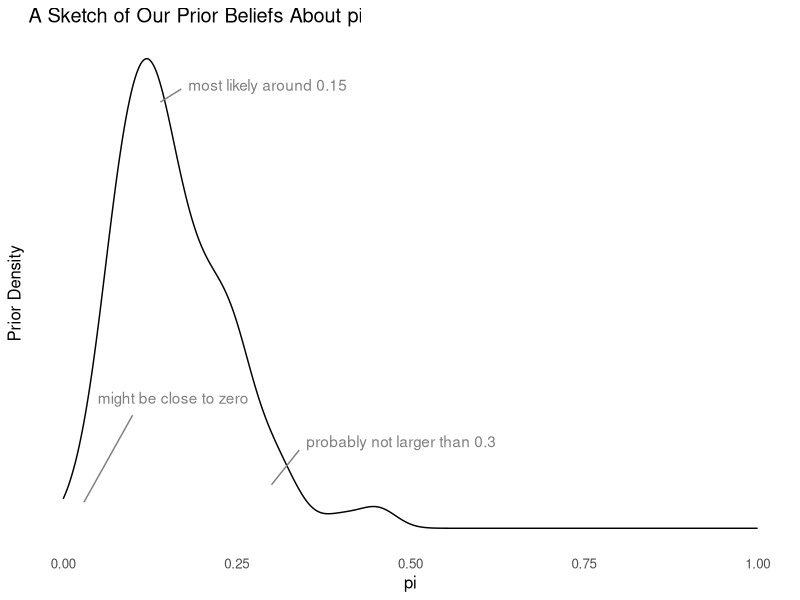
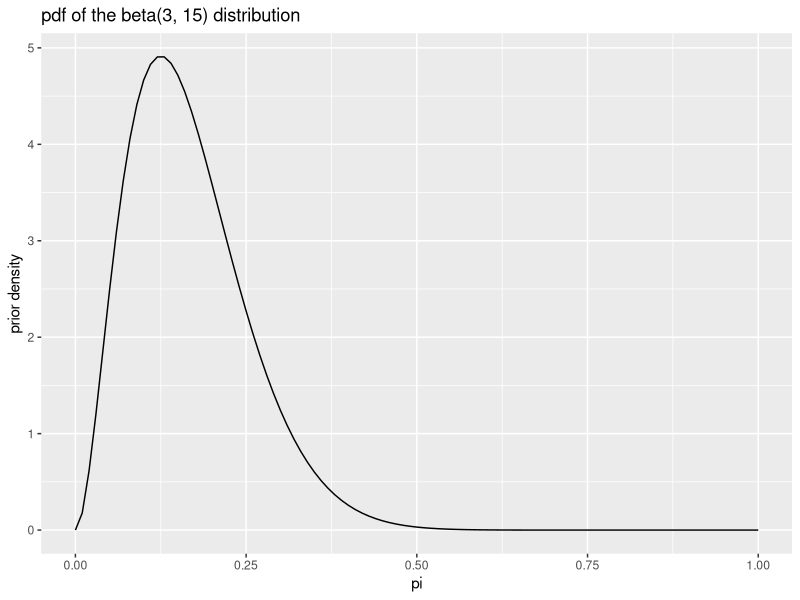
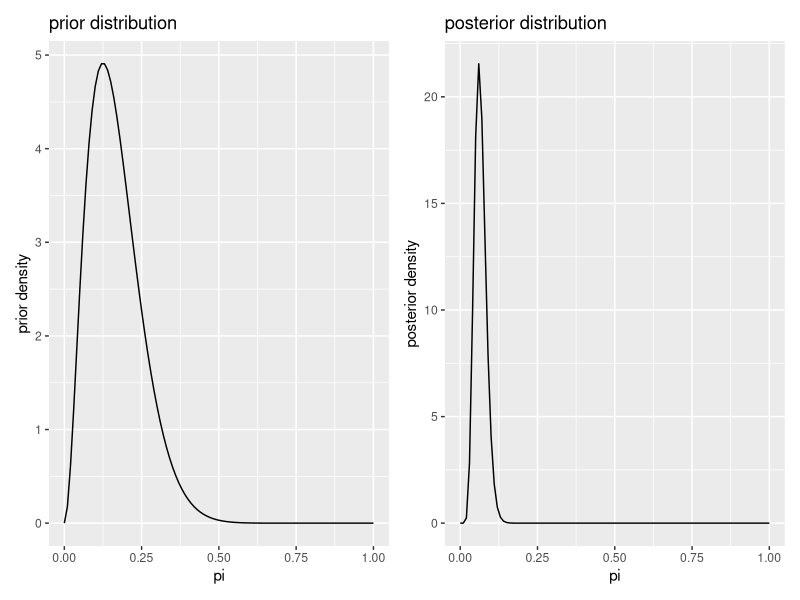
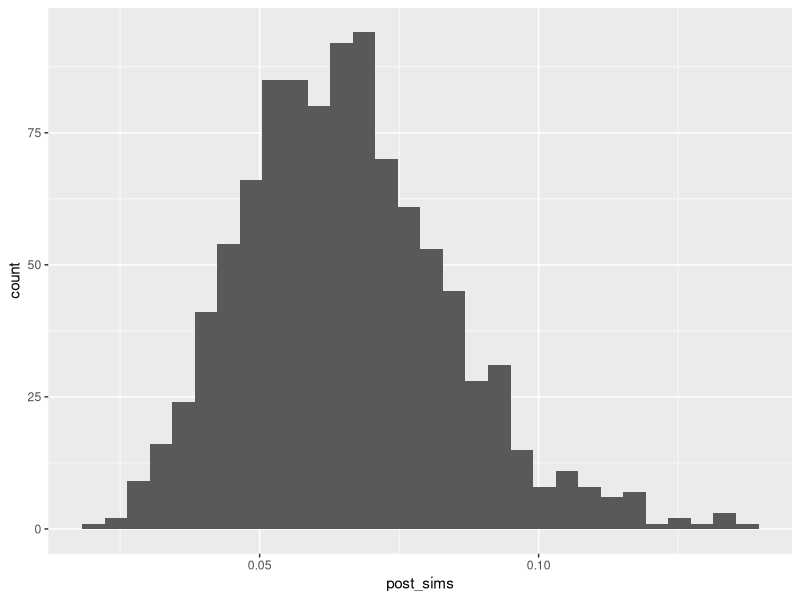
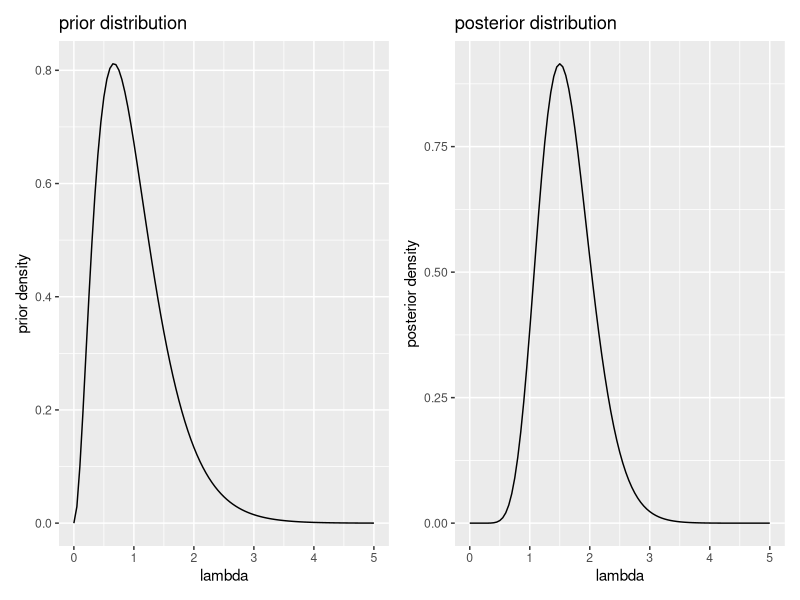

The R script that drew these images, in order:
## ---- chunk 1
library(tidyverse)
#library(xkcd)
#library(extrafont)
#loadfonts()

set.seed(1234)
a <- 3

b <- 15
s <- rbeta(200, a, b)
gg_data <- tibble(s)
ggplot(gg_data, aes(x = s)) + 
  geom_density() + 
  theme_minimal() + 
  scale_x_continuous(limits = c(0, 1)) +
  annotate(geom = "text", x = .35, y = 1, 
           label = "probably not larger than 0.3", 
           #family = "Humor Sans", 
           hjust = "left", 
           color = "grey50") + 
  annotate(geom = "segment", x = .34, xend = 0.30, y = 0.9, yend = 0.5, 
           color = "grey50") + 
  annotate(geom = "text", x = .05, y = 1.5, 
           label = "might be close to zero", 
           #family = "Humor Sans", 
           hjust = "left", 
           color = "grey50") + 
  annotate(geom = "segment", x = .1, xend = 0.03, y = 1.3, yend = 0.3, 
           color = "grey50") + 
    annotate(geom = "text", x = 0.18, y = 5.1, 
           label = "most likely around 0.15", 
           #family = "Humor Sans", 
           hjust = "left", 
           color = "grey50") + 
  annotate(geom = "segment", x = .14, xend = 0.17, y = 4.9, yend = 5.05, 
           color = "grey50") + 
  theme(text = element_text(size = 12), #, family = "Humor Sans"),
        panel.grid.major = element_blank(), 
        panel.grid.minor = element_blank()) + 
  scale_y_continuous(breaks = NULL) + 
  labs(title = "A Sketch of Our Prior Beliefs About pi",
       x = "pi",
       y = "Prior Density") 

## ---- chunk 2
ggplot(tibble(x = seq(0, 1, length.out = 100))) + 
  stat_function(fun = dbeta, args = list(shape1 = 3, shape2 = 15)) + 
  labs(title = "pdf of the beta(3, 15) distribution", x = "pi", y = "prior density")
## ---- chunk 3

# prior parameters
alpha_prior <- 3
beta_prior <- 15

# data 
k <- 8
N <- 150

# posterior parameters
alpha_posterior <- alpha_prior + k
beta_posterior <- beta_prior + N - k

# plot prior and posterior
gg_prior <- ggplot() + 
  stat_function(fun = dbeta, args = list(shape1 = alpha_prior, shape2 = beta_prior)) + 
  labs(title = "prior distribution", x = "pi", y = "prior density")
gg_posterior <- ggplot() + 
  stat_function(fun = dbeta, args = list(shape1 = alpha_posterior, shape2 = beta_posterior)) + 
  labs(title = "posterior distribution", x = "pi", y = "posterior density")

library(patchwork)
gg_prior + gg_posterior

## ---- chunk 4
# 90% credible interval
qbeta(c(0.05, 0.95), 3 + 8, 15 + 150 - 8)

# 95% credible interval
qbeta(c(0.025, 0.975), 3 + 8, 15 + 150 - 8)
## ---- chunk 5
post_sims <- rbeta(1000, 3 + 8, 15 + 150 - 8)

# posterior density
gg_data <- tibble(post_sims)
ggplot(gg_data, aes(x = post_sims)) + 
  geom_histogram()

# posterior mean
mean(post_sims)

# 90% credible interval
quantile(post_sims, probs = c(0.05, 0.95))
## ---- chunk 6
# set seed to make reproducible
set.seed(1234)

# prior parameters
alpha_prior <- 3
beta_prior <- 3

# create an "unknown" value of lambda to estimate
lambda <- 2

# generate a data set
N <- 5  # number of samples
y <- rpois(N, lambda = lambda)
print(y)  # print the data set

# posterior parameters
alpha_posterior <- alpha_prior + sum(y)
beta_posterior <- beta_prior + N

# plot prior and posterior
gg_prior <- ggplot() + xlim(0, 5) + 
  stat_function(fun = dgamma, args = list(shape = alpha_prior, rate = beta_prior)) + 
  labs(title = "prior distribution", x = "lambda", y = "prior density")
gg_posterior <- ggplot() + xlim(0, 5) + 
  stat_function(fun = dgamma, args = list(shape = alpha_posterior, rate = beta_posterior)) + 
  labs(title = "posterior distribution", x = "lambda", y = "posterior density")
gg_prior + gg_posterior  # uses patchwork package

# posterior mean: alpha/beta
alpha_posterior/beta_posterior

# posterior mode: (alpha - 1)/beta for alpha > 1
(alpha_posterior - 1)/beta_posterior

# 90% credible interval
qgamma(c(0.05, 0.95), alpha_posterior, beta_posterior)

# 95% credible interval
qgamma(c(0.025, 0.975), alpha_posterior, beta_posterior)

## ---- chunk 7
# posterior median: no closed form, so simulate
post_sims <- rgamma(1000, alpha_posterior, beta_posterior)
median(post_sims)
